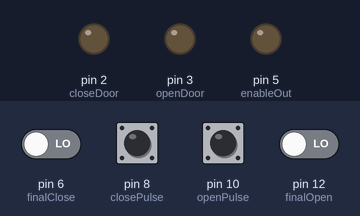
The sketch below on a simulated Arduino Uno, built with avr-gcc and run on an emulated ATmega328P. Shown: output pins drawn as LEDs (lit = HIGH). Dashed ring = blinking. Inputs (shaded band) come from the test bench; at power-on: pin 6 (finalClose), pin 8 (closePulse), pin 10 (openPulse), pin 12 (finalOpen) LOW.

Above: at 1.2 s.
1.3 s: pin 8 (closePulse) pulled HIGH for 0.15 s
At 1.6 s:
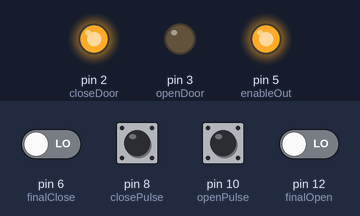
3.3 s: pin 10 (openPulse) pulled HIGH for 1 s
At 3.6 s:
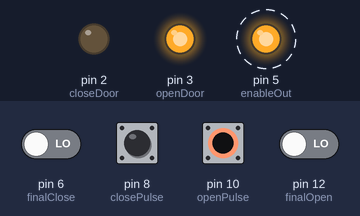
6.3 s: pin 10 (openPulse) pulled HIGH for 3.2 s
At 6.37 s:
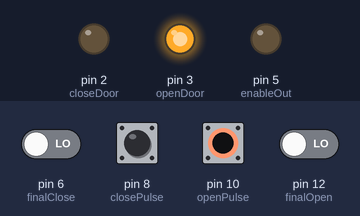
Timing chart, 0 to 11.1 s (numbered marks = the images above; inputs shaded):
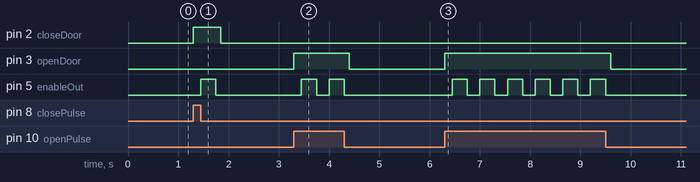

Measured:
- after the input at 1.3 s, pin 2 (closeDoor): LOW → HIGH at once, → LOW 0.55 s later; pin 5 (enableOut): LOW → HIGH after 0.15 s, → LOW 0.30 s later
- after the input at 3.3 s, pin 3 (openDoor): LOW → HIGH at once, → LOW 1.1 s later; pin 5 (enableOut): alternates HIGH for 0.30 s and LOW for 0.25 s, 4 changes in all, then stays LOW, starting after 0.15 s
- after the input at 6.3 s, pin 3 (openDoor): LOW → HIGH at once, → LOW 3.3 s later; pin 5 (enableOut): alternates HIGH for 0.30 s and LOW for 0.25 s, 12 changes in all, then stays LOW, starting after 0.15 s

The sketch:

puerta_electrica2017.ino
```cpp
/*
 *
 /*
 el final de carrera para abrir y cerrar debe tener la linea
 comun conectada a vcc,
 el pulso de open y close llega desde el modulo de RF, se
 utilizaran las teclas A Y B
 */
const int finalClose = 6;
const int finalOpen = 12;
const int openPulse = 10;
const int closePulse = 8;
const int closeDoor = 2;
const int openDoor = 3;
const int enableOut = 5;
void setup() {
  // put your setup code here, to run once:
pinMode(finalClose,INPUT);
pinMode(finalOpen, INPUT);
pinMode(openPulse,INPUT);
pinMode(closePulse,INPUT);
pinMode(closeDoor,OUTPUT);
pinMode(openDoor,OUTPUT);
pinMode(enableOut,OUTPUT);
digitalWrite(enableOut,LOW);
digitalWrite(openDoor,LOW);
digitalWrite(closeDoor,LOW);

}

void loop() {
  // put your main code here, to run repeatedly:

if(digitalRead(openPulse)){// dan la orden de abrir la puerta
   digitalWrite(openDoor,HIGH);
   delay(150);
   digitalWrite(enableOut,HIGH);
   delay(300);
   while(1){
      if(!digitalRead(finalOpen)){
        digitalWrite(enableOut,LOW);
        delay(100);
        digitalWrite(openDoor,LOW);
        break;
      }
      if(digitalRead(openPulse)){//si la puerta se esta abriendo y dan la orden de abrir nuevamente , la puerta se debe detener
        digitalWrite(enableOut,LOW);
        delay(100);
        digitalWrite(openDoor,LOW);
        delay(300);
        break;
      }
   }
}


if(digitalRead(closePulse)){// dan la orden de cerrar la puerta

   digitalWrite(closeDoor,HIGH);
   delay(150);
   digitalWrite(enableOut,HIGH);
   delay(300);
   while(1){
      if(!digitalRead(finalClose)){
        digitalWrite(enableOut,LOW);
        delay(100);
        digitalWrite(closeDoor,LOW);
        break;
      }
      if(digitalRead(closePulse)){//si la puerta se esta cerrando y dan la orden de cerrar nuevamente , la puerta se debe detener
        digitalWrite(enableOut,LOW);
        delay(100);
        digitalWrite(closeDoor,LOW);
        delay(300);
        break;
      }
   }
}


}
```
